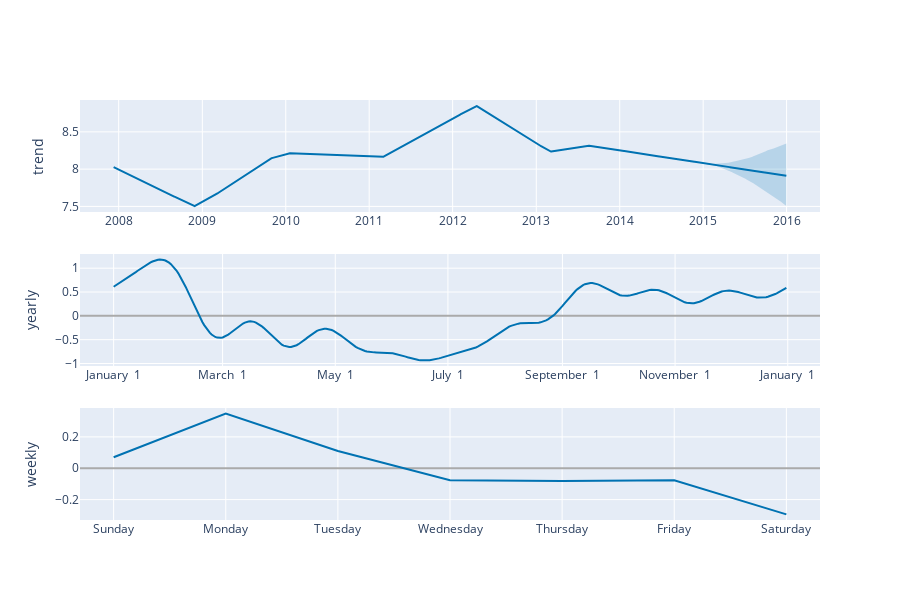

Here is the notebook cell this chart was saved with:
### Code cell
plot_components_plotly(m,forecast)

### Figure 1 — Plotly figure (JSON) as saved in the notebook; plotly's stock layout.template omitted (floating-point values rounded to 4 significant figures; data arrays with more than 128 entries replaced by an {"elided": "..."} marker saying what was removed)
{"data": [{"line": {"color": "#0072B2", "width": 2}, "mode": "lines", "name": "trend", "type": "scatter", "x": {"elided": "2887 str values"}, "xaxis": "x", "y": {"elided": "2887 float values"}, "yaxis": "y"}, {"line": {"color": "rgba(0, 114, 178, 0.2)", "width": 0}, "mode": "lines", "name": "trend_upper", "type": "scatter", "x": {"elided": "2887 str values"}, "xaxis": "x", "y": {"elided": "2887 float values"}, "yaxis": "y"}, {"fill": "tonexty", "fillcolor": "rgba(0, 114, 178, 0.2)", "line": {"color": "rgba(0, 114, 178, 0.2)", "width": 0}, "mode": "lines", "name": "trend_lower", "type": "scatter", "x": {"elided": "2887 str values"}, "xaxis": "x", "y": {"elided": "2887 float values"}, "yaxis": "y"}, {"line": {"color": "#0072B2", "width": 2}, "mode": "lines", "name": "yearly", "type": "scatter", "x": {"elided": "365 str values"}, "xaxis": "x2", "y": {"elided": "365 float values"}, "yaxis": "y2"}, {"line": {"color": "#0072B2", "width": 2}, "mode": "lines", "name": "weekly", "type": "scatter", "x": ["2017-01-01T00:00:00", "2017-01-02T00:00:00", "2017-01-03T00:00:00", "2017-01-04T00:00:00", "2017-01-05T00:00:00", "2017-01-06T00:00:00", "2017-01-07T00:00:00"], "xaxis": "x3", "y": [0.07019, 0.3485, 0.1103, -0.0765, -0.08184, -0.07638, -0.2943], "yaxis": "y3"}], "layout": {"height": 600, "showlegend": false, "width": 900, "xaxis": {"anchor": "y", "domain": [0, 1], "range": ["2007-07-15T20:24:00", "2016-05-26T03:36:00"], "type": "date"}, "xaxis2": {"anchor": "y2", "domain": [0, 1], "range": ["2016-12-13T18:54:02.958904115", "2018-01-18T11:04:57.863013581"], "tickformat": "%B %e", "type": "date"}, "xaxis3": {"anchor": "y3", "domain": [0, 1], "range": ["2016-12-31T16:48:00", "2017-01-07T07:12:00"], "tickformat": "%A", "type": "date"}, "yaxis": {"anchor": "x", "domain": [0.7333, 1], "rangemode": "normal", "title": {"text": "trend"}, "zerolinecolor": "#AAA"}, "yaxis2": {"anchor": "x2", "domain": [0.3667, 0.6333], "title": {"text": "yearly"}, "zerolinecolor": "#AAA"}, "yaxis3": {"anchor": "x3", "domain": [0, 0.2667], "title": {"text": "weekly"}, "zerolinecolor": "#AAA"}}}
